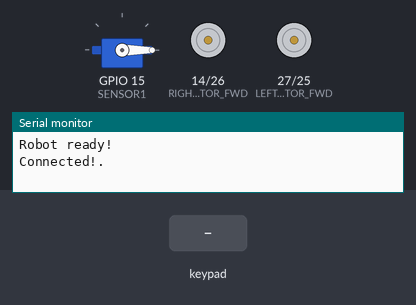
This sketch was run on a simulated ESP32. On the bench: servo, motor-driver pin pairs drawn as motors (green arrow = first pin HIGH = forward, orange = second pin HIGH = backward, longer = more drive, scaled by the enable pin), the last lines printed to the serial monitor. The test bench sets the inputs (shaded band). Nothing arrives over Bluetooth unless stated.

Above: at 1.2 s.
1.3 s: key 'U' pressed
At 2.5 s:
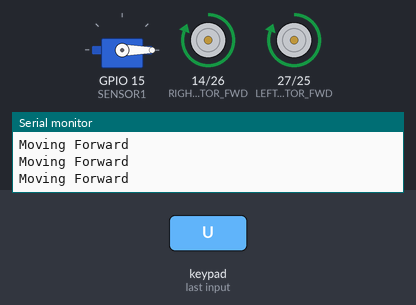
2.8 s: key 'D' pressed
At 3.7 s:
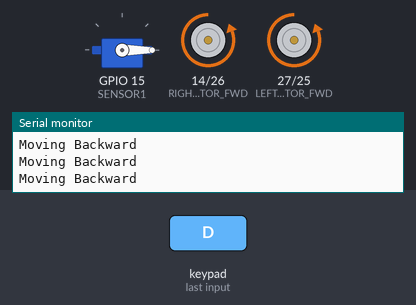
4.3 s: key 'L' pressed
At 4.8 s:
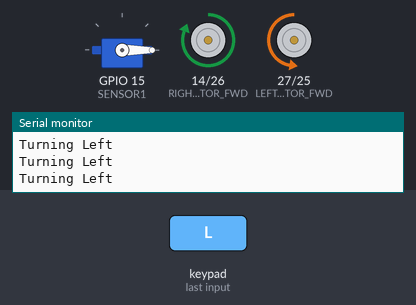
5.8 s: key 'R' pressed
At 7.0 s:
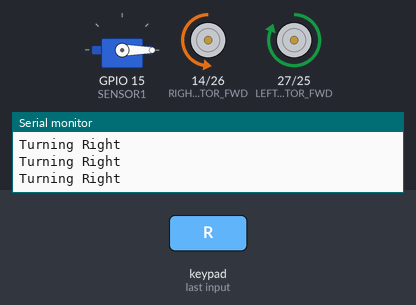
7.3 s: key 'U' pressed
At 8.3 s:
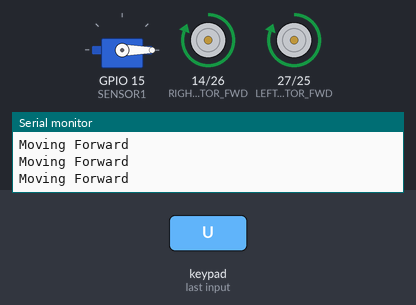
8.8 s: key 'D' pressed
At 9.4 s:
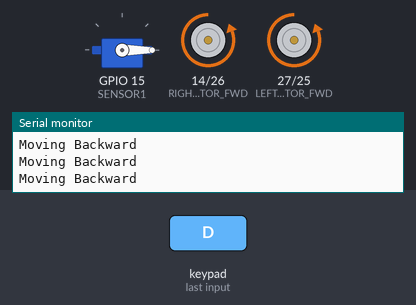
Timing chart, 0 to 11.3 s (numbered marks = the images above; inputs shaded):
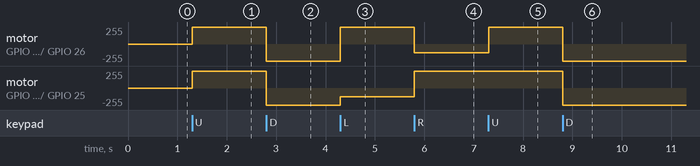

Measured:
- after the input at 1.3 s, motor on GPIO 14 (RIGHT_MOTOR_FWD) / GPIO 26 (RIGHT_MOTOR_BWD), motor on GPIO 27 (LEFT_MOTOR_FWD) / GPIO 25 (LEFT_MOTOR_BWD): stopped → forward 255/255 at once
- after the input at 2.8 s, motor on GPIO 14 (RIGHT_MOTOR_FWD) / GPIO 26 (RIGHT_MOTOR_BWD), motor on GPIO 27 (LEFT_MOTOR_FWD) / GPIO 25 (LEFT_MOTOR_BWD): forward 255/255 → backward 255/255 at once
- after the input at 4.3 s, motor on GPIO 14 (RIGHT_MOTOR_FWD) / GPIO 26 (RIGHT_MOTOR_BWD): backward 255/255 → forward 255/255 at once; motor on GPIO 27 (LEFT_MOTOR_FWD) / GPIO 25 (LEFT_MOTOR_BWD): backward 255/255 → backward 128/255 at once
- after the input at 5.8 s, motor on GPIO 14 (RIGHT_MOTOR_FWD) / GPIO 26 (RIGHT_MOTOR_BWD): forward 255/255 → backward 128/255 at once; motor on GPIO 27 (LEFT_MOTOR_FWD) / GPIO 25 (LEFT_MOTOR_BWD): backward 128/255 → forward 255/255 at once
- after the input at 7.3 s, motor on GPIO 14 (RIGHT_MOTOR_FWD) / GPIO 26 (RIGHT_MOTOR_BWD): backward 128/255 → forward 255/255 at once
- after the input at 8.8 s, motor on GPIO 14 (RIGHT_MOTOR_FWD) / GPIO 26 (RIGHT_MOTOR_BWD), motor on GPIO 27 (LEFT_MOTOR_FWD) / GPIO 25 (LEFT_MOTOR_BWD): forward 255/255 → backward 255/255 at once

The sketch:

robot_simulation.ino
```cpp
#include <PS4Controller.h>
#include <BluetoothSerial.h>
#include <ESP32Servo.h>

// BluetoothSerial serialBt;
Servo gripperServo;

// define motors
#define RIGHT_MOTOR_FWD 14
#define LEFT_MOTOR_FWD 27
#define RIGHT_MOTOR_BWD 26
#define LEFT_MOTOR_BWD 25

// define (IR) sensor
#define SENSOR1 15
#define SENSOR2 2
#define SENSOR3 0

// PWM control pins for speed control of motors (enable pins)
#define PWM_RIGHT 12
#define PWM_LEFT 33

#define GRIPPER_PIN 15

bool mask1 = 0 ;
bool mask2 = 0 ;
bool mask3 = 0 ;
bool mask4 = 0 ;
bool mask5 = 0 ;
bool mask6 = 0 ;

bool gripperSwitch = 0;
void notify() {
  int yAxisValue = (PS4.data.analog.stick.ly);  //Left stick  - y axis - forward/backward car movement
  int xAxisValue = (PS4.data.analog.stick.rx);  //Right stick - x axis - left/right car movement
  if (PS4.Right() && mask1 == 0) {
    turnRight();
    // mask1 = 1 ;
    // mask2 = 0 ;
  } else if (PS4.Left() && mask2 == 0) {
    turnLeft();
    // mask1 = 0 ;
    // mask2 = 1 ;
  }

  if (PS4.Down() && mask3 == 0) {
    moveBackward();
    // mask3 = 1 ;
    // mask4 = 0 ;
  } else if (PS4.Up() && mask4 == 0) {
    moveForward();
    // mask3 = 0 ;
    // mask4 = 1 ;
  }
  if (PS4.R2() && mask5 == 0) {
    openGripper();
    // mask5 = 1 ;
    // mask6 = 0 ;
  }
  else if (PS4.L2() && mask6 == 0) {
    closeGripper();
    // mask5 = 0 ;
    // mask6 = 1 ;
  }
}

void onConnect() {
  Serial.println("Connected!.");
}

void onDisConnect() {
  Serial.println("Disconnected!.");
}

// Define robot states
enum RobotMode {
  AUTONOMOUS,
  MANUAL
};

// RobotMode currentMode = AUTONOMOUS;  // Start in autonomous mode

void setup() {
  Serial.begin(115200);
  // serialBt.begin("EL-Nokta"); // Initialize Bluetooth
  Serial.println("Robot ready!");
  PS4.begin("e8:d8:19:90:b9:a0");  //mac address for PS4 controller
  PS4.attach(notify);
  PS4.attachOnConnect(onConnect);
  PS4.attachOnDisconnect(onDisConnect);
  pinMode(RIGHT_MOTOR_FWD, OUTPUT);
  pinMode(LEFT_MOTOR_FWD, OUTPUT);
  pinMode(RIGHT_MOTOR_BWD, OUTPUT);
  pinMode(LEFT_MOTOR_BWD, OUTPUT);

  pinMode(SENSOR1, INPUT);
  pinMode(SENSOR2, INPUT);
  pinMode(SENSOR3, INPUT);

  pinMode(PWM_RIGHT, OUTPUT);
  pinMode(PWM_LEFT, OUTPUT);

  gripperServo.attach(GRIPPER_PIN);
  gripperServo.write(0);  // gripper position fixed
}

void loop() {
  // int value = digitalRead(SENSOR1);
  // Serial.println(value);
  // lineFollowing();
  // serialBt.println(value);
  // Check if in autonomous mode
  // if (currentMode == AUTONOMOUS) {
  //   lineFollowing();

  //   // Check for end of line or other condition to switch mode
  //    if (reachedEndOfLine() || timeToSwitchMode()) {

  //   //   currentMode = MANUAL;  // Switch to manual mode
  //   //   Serial.println("Switching to manual mode!");
  //    }
  // }

  // Check if in manual mode
  // if (currentMode == MANUAL) {
  //   manualControl();
  // }
}

void lineFollowing() {
  int s1 = digitalRead(SENSOR1);
  int s2 = digitalRead(SENSOR2);
  int s3 = digitalRead(SENSOR3);

  // Basic line-following logic based on sensor inputs
  if (s1 == LOW && s2 == HIGH && s3 == LOW) {
    moveForward();
  } else if (s1 == HIGH) {
    turnLeft();
  } else if (s3 == HIGH) {
    turnRight();
  } else {
    stopMotors();
  }
}
void moveForward() {
  Serial.println("Moving Forward");
  // Set motor speed using PWM (values between 0 and 255)
  analogWrite(PWM_RIGHT, 255);  // full speed
  analogWrite(PWM_LEFT, 255);  // full speed

  digitalWrite(RIGHT_MOTOR_FWD, HIGH);
  digitalWrite(LEFT_MOTOR_FWD, HIGH);
  digitalWrite(RIGHT_MOTOR_BWD, LOW);
  digitalWrite(LEFT_MOTOR_BWD, LOW);
}

void moveBackward() {
  Serial.println("Moving Backward");
  analogWrite(PWM_RIGHT, 255);  // full speed
   analogWrite(PWM_LEFT, 255);   // full speed

  digitalWrite(RIGHT_MOTOR_FWD, LOW);
  digitalWrite(LEFT_MOTOR_FWD, LOW);
  digitalWrite(RIGHT_MOTOR_BWD, HIGH);
  digitalWrite(LEFT_MOTOR_BWD, HIGH);
}

void turnLeft() {
  Serial.println("Turning Left");
  analogWrite(PWM_RIGHT, 255);  // full speed
  analogWrite(PWM_LEFT, 128);   // half speed for left motor

  digitalWrite(RIGHT_MOTOR_FWD, HIGH);
  digitalWrite(LEFT_MOTOR_FWD, LOW);
  digitalWrite(RIGHT_MOTOR_BWD, LOW);
  digitalWrite(LEFT_MOTOR_BWD, HIGH);
}

void turnRight() {
  Serial.println("Turning Right");
  analogWrite(PWM_RIGHT, 128);  // half speed for right motor
  analogWrite(PWM_LEFT, 255);   // full speed

  digitalWrite(RIGHT_MOTOR_FWD, LOW);
  digitalWrite(LEFT_MOTOR_FWD, HIGH);
  digitalWrite(RIGHT_MOTOR_BWD, HIGH);
  digitalWrite(LEFT_MOTOR_BWD, LOW);
}

void stopMotors() {
  analogWrite(PWM_RIGHT, 0);  // stop
  analogWrite(PWM_LEFT, 0);   // stop

  digitalWrite(RIGHT_MOTOR_FWD, LOW);
  digitalWrite(LEFT_MOTOR_FWD, LOW);
  digitalWrite(RIGHT_MOTOR_BWD, LOW);
  digitalWrite(LEFT_MOTOR_BWD, LOW);
}

void openGripper() {
  gripperServo.write(0);
  Serial.println("Opening Gripper");
}

void closeGripper() {
  Serial.println("Closing Gripper");
  gripperServo.write(90);
}
bool reachedEndOfLine() {
  //all sensors detect 3 black
  return (digitalRead(SENSOR1) == LOW && digitalRead(SENSOR2) == LOW && digitalRead(SENSOR3) == LOW);
}

bool timeToSwitchMode() {
  //switch after a set time, say 60 seconds
  static unsigned long startTime = millis();
  return (millis() - startTime > 60000);  // 60 seconds
}

void manualControl() {
  //   if (serialBt.available()) {
  //     char command = serialBt.read();
  //     Serial.print("Received command: ");
  //     Serial.println(command);

  //     switch (command) {
  //       case 'f': moveForward(); break;
  //       case 'b': moveBackward(); break;
  //       case 'l': turnLeft(); break;
  //       case 'r': turnRight(); break;
  //       case 's': stopMotors(); break;
  //       case 'o': openGripper(); break;
  //       case 'c': closeGripper(); break;
  //       default: Serial.println("Unknown command"); break;
  //     }
  //   }
  // }
}
```
